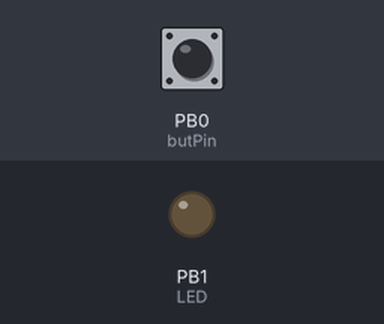
This sketch was run on a simulated ATtiny85, built with avr-gcc and run on an emulated ATtiny85. Shown: output pins drawn as LEDs (lit = HIGH). Dashed ring = blinking. The test bench sets the inputs (shaded band); at power-on: PB0 (butPin) LOW.

Above: at 1.2 s.
1.3 s: PB0 (butPin) pulled HIGH for 1 s
At 3.5 s:
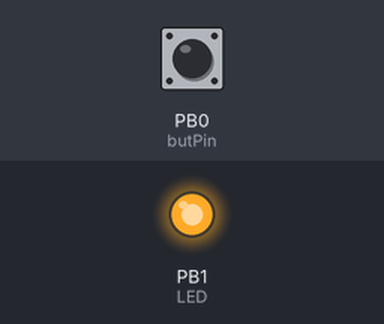
3.8 s: PB0 (butPin) pulled HIGH for 0.15 s
At 4.15 s:
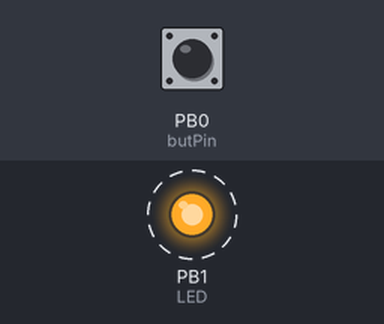
Timing chart, 0 to 12.8 s (numbered marks = the images above; inputs shaded):
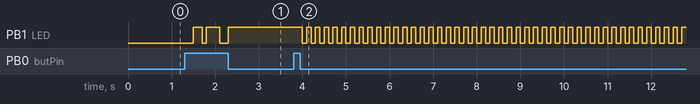

The sketch:

ATTiny85HelloMode.ino
```cpp
int LED = 1;
int timer = 100;

int butPin = 0;
int butVal;

int switchVal = 0;

void setup() {
  // put your setup code here, to run once:
  Serial.begin(9600);

  pinMode(LED, OUTPUT);
  pinMode(butPin, INPUT);

}

void loop() {
  // put your main code here, to run repeatedly:
  butVal = digitalRead(butPin);

  checkState(butVal);
  switch (switchVal) {
    case 0:
      digitalWrite(LED, LOW);
      break;

    case 1:
      digitalWrite(LED, HIGH);
      break;
    case 2:
      digitalWrite(LED, LOW);
      delay(timer);
      digitalWrite(LED, HIGH);
      delay(timer);
      break;
  }

}

//if button is pressed then switchVal goes up by 1
int checkState (int  aVal) {
  if (aVal == true) {
    switchVal = switchVal + 1;
    if (switchVal >= 3) {
      switchVal = 0;
    }
    delay(200);
  }
}
```

Measured:
- after the input at 1.3 s, PB1 (LED): goes HIGH 0.20 s, LOW 0.10 s, HIGH 0.30 s, LOW 0.20 s, then HIGH, starting after 0.20 s
- after the input at 3.8 s, PB1 (LED): alternates HIGH for 0.10 s and LOW for 0.10 s, starting after 0.20 s
